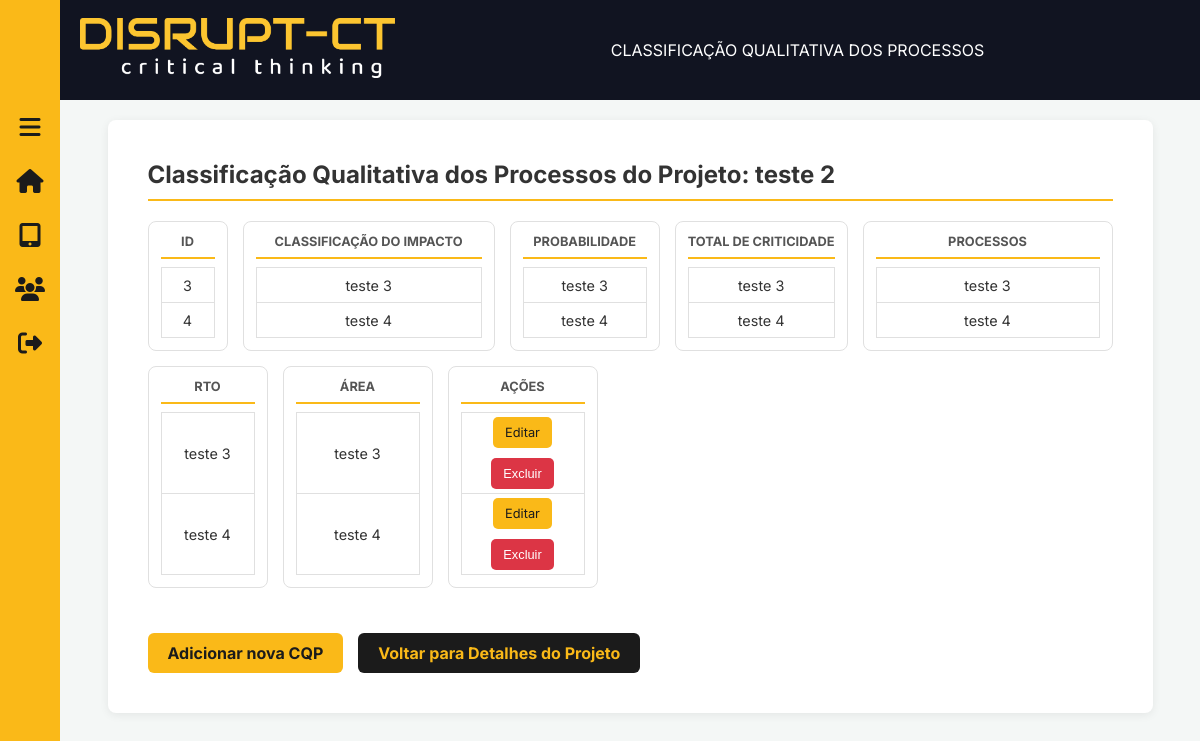
The page /projetos/6/CQP/ on the database as committed earlier.
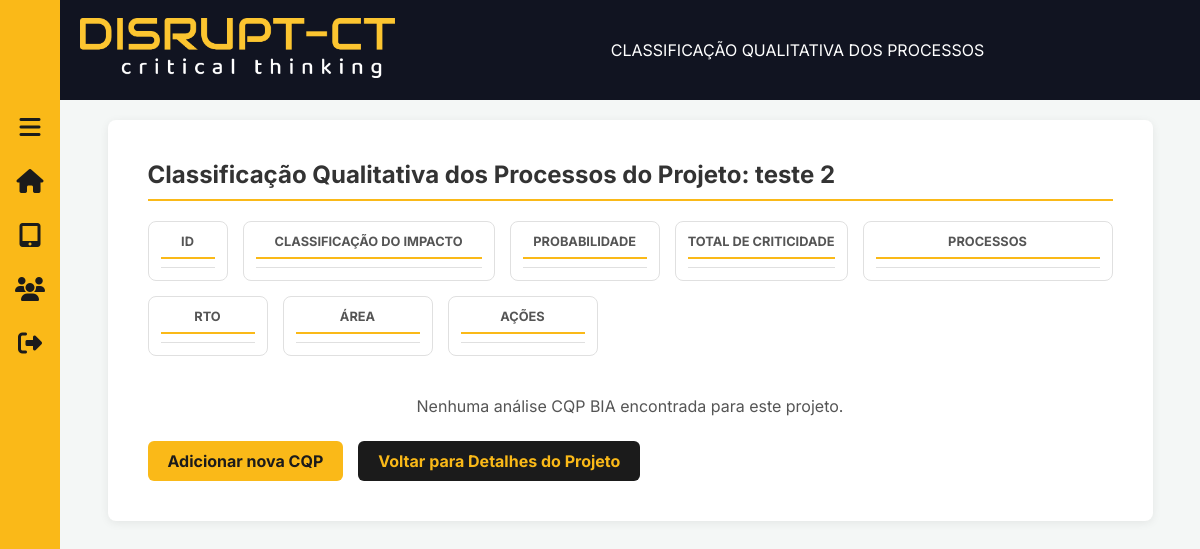
The same page on the database as committed later.
### projetos/models.py (models this page shows, shortened)
class CQPBia(models.Model):
    projeto = models.ForeignKey(Projeto, on_delete=models.CASCADE, related_name='cqps_bia')
    classificacao_impacto = models.CharField(max_length=255)
    probabilidade = models.CharField(max_length=255)
    total_criticidade = models.CharField(max_length=255) # Mudei para CharField para aceitar qualquer string
    processos = models.TextField(verbose_name='Quais são os Processos Envolvidos?')
    rto = models.CharField(max_length=255) # Mudei para CharField para aceitar qualquer string
    area = models.CharField(max_length=255)

### projetos/views.py (the view)
# urls.py: path('<int:id>/CQP/', views.cqp_bia, name='CQP_BIA'),
def cqp_bia(request, id):
    projeto = get_object_or_404(Projeto, id=id)
    entradas_cqp = CQPBia.objects.filter(projeto=projeto).order_by('id')
    context = {
        'projeto': projeto,
        'entradas_cqp': entradas_cqp,
    }
    return render(request, 'projetos/cqp_BIA.html', context)

### projetos/templates/projetos/CQP_BIA.html (shortened to what the changed rows need)
{% extends "base.html" %}
{% load static %}
{% block extra_css %}
    <link rel="stylesheet" href="{% static 'css/tabelas.css' %}">
{% endblock %}
{% block content %}
<div class="classificacao-container">
    <header class="header-interno">
        <h1>Classificação Qualitativa dos Processos do Projeto: {{ projeto.nome }}</h1>
    </header>
    <div class="tabelas-wrapper">
        <div class="tabela-bloco" style="width: 80px;">
            <h2>ID</h2>
            <div class="grid-celulas" style="grid-template-columns: 1fr;">
                {% for entrada in entradas_cqp %}
                    <div class="celula">{{ entrada.id }}</div>
                {% endfor %}
            </div>
        </div>
        <div class="tabela-bloco" style="flex-grow: 1; min-width: 220px;">
            <h2>CLASSIFICAÇÃO DO IMPACTO</h2>
            <div class="grid-celulas" style="grid-template-columns: 1fr;">
                {% for entrada in entradas_cqp %}
                    <div class="celula">{{ entrada.classificacao_impacto|default_if_none:"-" }}</div>
                {% endfor %}
            </div>
        </div>
        <div class="tabela-bloco" style="min-width: 150px;">
            <h2>PROBABILIDADE</h2>
            <div class="grid-celulas" style="grid-template-columns: 1fr;">
                {% for entrada in entradas_cqp %}
                    <div class="celula">{{ entrada.probabilidade|default_if_none:"-" }}</div>
                {% endfor %}
            </div>
        </div>
        <div class="tabela-bloco" style="min-width: 150px;">
            <h2>TOTAL DE CRITICIDADE</h2>
            <div class="grid-celulas" style="grid-template-columns: 1fr;">
                {% for entrada in entradas_cqp %}
                    <div class="celula">{{ entrada.total_criticidade|default_if_none:"-" }}</div>
                {% endfor %}
            </div>
        </div>
        <div class="tabela-bloco" style="flex-grow: 2; min-width: 250px;">
            <h2>PROCESSOS</h2>
            <div class="grid-celulas" style="grid-template-columns: 1fr;">
                {% for entrada in entradas_cqp %}
                    <div class="celula">{{ entrada.processos|default_if_none:"-" }}</div>
                {% endfor %}
            </div>
        </div>
        <div class="tabela-bloco" style="width: 120px;">
            <h2>RTO</h2>
            <div class="grid-celulas" style="grid-template-columns: 1fr;">
                {% for entrada in entradas_cqp %}
                    <div class="celula">{{ entrada.rto|default_if_none:"-" }}</div>
                {% endfor %}
            </div>
        </div>
        <div class="tabela-bloco" style="min-width: 150px;">
            <h2>ÁREA</h2>
            <div class="grid-celulas" style="grid-template-columns: 1fr;">
                {% for entrada in entradas_cqp %}
                    <div class="celula">{{ entrada.area|default_if_none:"-" }}</div>
                {% endfor %}
            </div>
        </div>
        <div class="tabela-bloco" style="width: 150px;">
            <h2>AÇÕES</h2>
            <div class="grid-celulas" style="grid-template-columns: 1fr;">
                {% for entrada in entradas_cqp %}
                    <div class="celula" style="display: flex; flex-direction: column; justify-content: center; gap: 5px;">
                        <a href="{% url 'projetos:editar_cqp_bia' projeto.id entrada.id %}" class="btn-editar-tabela">Editar</a>
                        <form method="post" action="{% url 'projetos:deletar_cqp_bia' projeto.id entrada.id %}" style="display:inline;">
                            <button type="submit" class="btn-deletar-tabela" onclick="return confirm('Tem certeza que deseja excluir esta entrada?');">Excluir</button>
                        </form>
                    </div>
                {% endfor %}
            </div>
        </div>
    </div>
    {% if not entradas_cqp %}
    <p style="text-align: center; margin-top: 20px; color: var(--cor-texto-suave);">Nenhuma análise CQP BIA encontrada para este projeto.</p>
    {% endif %}
    <div style="margin-top: 25px; display: flex; gap: 15px;">
        <a href="{% url 'projetos:adicionar_cqp_bia' projeto.id %}" class="btn-principal">Adicionar nova CQP</a>
        <a href="{% url 'projetos:detalhe_projeto' projeto.id %}" class="btn-secundario">Voltar para Detalhes do Projeto</a>
    </div>
</div>
{% endblock %}

Rows that differ between the two databases and show on the page:
removed CQPBia: id "3", classificacao_impacto "teste 3", probabilidade "teste 3", total_criticidade "teste 3", processos "teste 3", rto "teste 3", area "teste 3"
removed CQPBia: id "4", classificacao_impacto "teste 4", probabilidade "teste 4", total_criticidade "teste 4", processos "teste 4", rto "teste 4", area "teste 4"
Other text that changed with them:
text now shown: "Nenhuma análise CQP BIA encontrada para este projeto."
